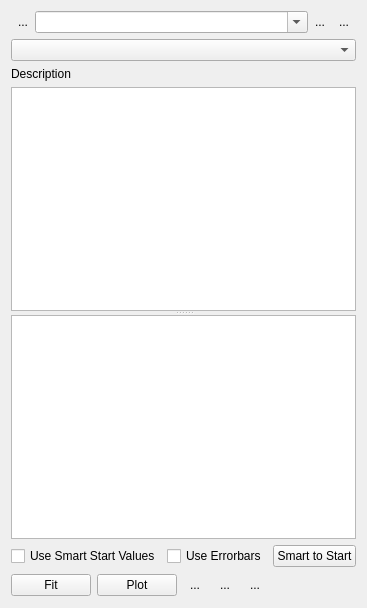
<?xml version="1.0" encoding="UTF-8"?>
<ui version="4.0">
 <class>Form</class>
 <widget class="QWidget" name="Form">
  <property name="geometry">
   <rect>
    <x>0</x>
    <y>0</y>
    <width>359</width>
    <height>608</height>
   </rect>
  </property>
  <property name="windowTitle">
   <string>Fit</string>
  </property>
  <layout class="QVBoxLayout" name="verticalLayout_2">
   <item>
    <widget class="QWidget" name="widget" native="true">
     <layout class="QVBoxLayout" name="verticalLayout">
      <property name="spacing">
       <number>0</number>
      </property>
      <property name="margin">
       <number>0</number>
      </property>
      <item>
       <layout class="QHBoxLayout" name="horizontalLayout_2">
        <item>
         <widget class="QToolButton" name="removeAnalysisButton">
          <property name="minimumSize">
           <size>
            <width>0</width>
            <height>0</height>
           </size>
          </property>
          <property name="text">
           <string>...</string>
          </property>
          <property name="icon">
           <iconset resource="Experiment.qrc">
            <normaloff>:/openicon/icons/edit-clear-locationbar-ltr.png</normaloff>:/openicon/icons/edit-clear-locationbar-ltr.png</iconset>
          </property>
          <property name="iconSize">
           <size>
            <width>16</width>
            <height>16</height>
           </size>
          </property>
          <property name="autoRaise">
           <bool>true</bool>
          </property>
         </widget>
        </item>
        <item>
         <widget class="QComboBox" name="analysisNameComboBox">
          <property name="contextMenuPolicy">
           <enum>Qt::ActionsContextMenu</enum>
          </property>
          <property name="editable">
           <bool>true</bool>
          </property>
          <property name="maxVisibleItems">
           <number>100</number>
          </property>
         </widget>
        </item>
        <item>
         <widget class="QToolButton" name="saveButton">
          <property name="toolTip">
           <string>Save current</string>
          </property>
          <property name="text">
           <string notr="true">...</string>
          </property>
          <property name="icon">
           <iconset resource="Experiment.qrc">
            <normaloff>:/kde/icons/filesave.png</normaloff>:/kde/icons/filesave.png</iconset>
          </property>
          <property name="iconSize">
           <size>
            <width>16</width>
            <height>16</height>
           </size>
          </property>
          <property name="autoRaise">
           <bool>true</bool>
          </property>
         </widget>
        </item>
        <item>
         <widget class="QToolButton" name="reloadButton">
          <property name="toolTip">
           <string>Save current</string>
          </property>
          <property name="text">
           <string notr="true">...</string>
          </property>
          <property name="icon">
           <iconset resource="Experiment.qrc">
            <normaloff>:/openicon/icons/document-revert-5.png</normaloff>:/openicon/icons/document-revert-5.png</iconset>
          </property>
          <property name="iconSize">
           <size>
            <width>16</width>
            <height>16</height>
           </size>
          </property>
          <property name="autoRaise">
           <bool>true</bool>
          </property>
         </widget>
        </item>
       </layout>
      </item>
     </layout>
    </widget>
   </item>
   <item>
    <widget class="QComboBox" name="fitSelectionComboBox">
     <property name="maxVisibleItems">
      <number>100</number>
     </property>
    </widget>
   </item>
   <item>
    <widget class="QLabel" name="descriptionLabel">
     <property name="text">
      <string>Description</string>
     </property>
     <property name="wordWrap">
      <bool>true</bool>
     </property>
     <property name="textInteractionFlags">
      <set>Qt::LinksAccessibleByMouse|Qt::TextSelectableByMouse</set>
     </property>
    </widget>
   </item>
   <item>
    <widget class="QSplitter" name="splitter">
     <property name="orientation">
      <enum>Qt::Vertical</enum>
     </property>
     <widget class="TableViewExtended" name="parameterTableView"/>
     <widget class="TableViewExtended" name="resultsTableView"/>
    </widget>
   </item>
   <item>
    <layout class="QHBoxLayout" name="horizontalLayout_3">
     <item>
      <widget class="QCheckBox" name="checkBoxUseSmartStartValues">
       <property name="text">
        <string>Use Smart Start Values</string>
       </property>
      </widget>
     </item>
     <item>
      <widget class="QCheckBox" name="useErrorBarsCheckBox">
       <property name="text">
        <string>Use Errorbars</string>
       </property>
      </widget>
     </item>
     <item>
      <spacer name="horizontalSpacer_2">
       <property name="orientation">
        <enum>Qt::Horizontal</enum>
       </property>
       <property name="sizeHint" stdset="0">
        <size>
         <width>37</width>
         <height>21</height>
        </size>
       </property>
      </spacer>
     </item>
     <item>
      <widget class="QPushButton" name="getSmartStartButton">
       <property name="text">
        <string>Smart to Start</string>
       </property>
      </widget>
     </item>
    </layout>
   </item>
   <item>
    <layout class="QHBoxLayout" name="horizontalLayout">
     <item>
      <widget class="QPushButton" name="fitButton">
       <property name="text">
        <string>Fit</string>
       </property>
      </widget>
     </item>
     <item>
      <widget class="QPushButton" name="plotButton">
       <property name="text">
        <string>Plot</string>
       </property>
      </widget>
     </item>
     <item>
      <widget class="QToolButton" name="removePlotButton">
       <property name="minimumSize">
        <size>
         <width>24</width>
         <height>24</height>
        </size>
       </property>
       <property name="toolTip">
        <string>remove fit or plot from trace</string>
       </property>
       <property name="statusTip">
        <string/>
       </property>
       <property name="text">
        <string>...</string>
       </property>
       <property name="icon">
        <iconset resource="Experiment.qrc">
         <normaloff>:/openicon/icons/edit-delete-6.png</normaloff>:/openicon/icons/edit-delete-6.png</iconset>
       </property>
       <property name="autoRaise">
        <bool>true</bool>
       </property>
      </widget>
     </item>
     <item>
      <widget class="QToolButton" name="extractButton">
       <property name="minimumSize">
        <size>
         <width>24</width>
         <height>24</height>
        </size>
       </property>
       <property name="toolTip">
        <string>copy the fit from the first selected trace</string>
       </property>
       <property name="text">
        <string>...</string>
       </property>
       <property name="icon">
        <iconset resource="Experiment.qrc">
         <normaloff>:/openicon/icons/color-picker-black.png</normaloff>:/openicon/icons/color-picker-black.png</iconset>
       </property>
       <property name="autoRaise">
        <bool>true</bool>
       </property>
      </widget>
     </item>
     <item>
      <widget class="QToolButton" name="copyButton">
       <property name="minimumSize">
        <size>
         <width>24</width>
         <height>24</height>
        </size>
       </property>
       <property name="toolTip">
        <string>copy fitted values to start values</string>
       </property>
       <property name="text">
        <string>...</string>
       </property>
       <property name="icon">
        <iconset resource="Experiment.qrc">
         <normaloff>:/openicon/icons/arrow-left-2.png</normaloff>:/openicon/icons/arrow-left-2.png</iconset>
       </property>
       <property name="autoRaise">
        <bool>true</bool>
       </property>
      </widget>
     </item>
     <item>
      <spacer name="horizontalSpacer">
       <property name="orientation">
        <enum>Qt::Horizontal</enum>
       </property>
       <property name="sizeHint" stdset="0">
        <size>
         <width>40</width>
         <height>20</height>
        </size>
       </property>
      </spacer>
     </item>
    </layout>
   </item>
  </layout>
 </widget>
 <customwidgets>
  <customwidget>
   <class>TableViewExtended</class>
   <extends>QTableView</extends>
   <header>uiModules.TableViewExtended</header>
  </customwidget>
 </customwidgets>
 <resources>
  <include location="Experiment.qrc"/>
 </resources>
 <connections/>
</ui>
